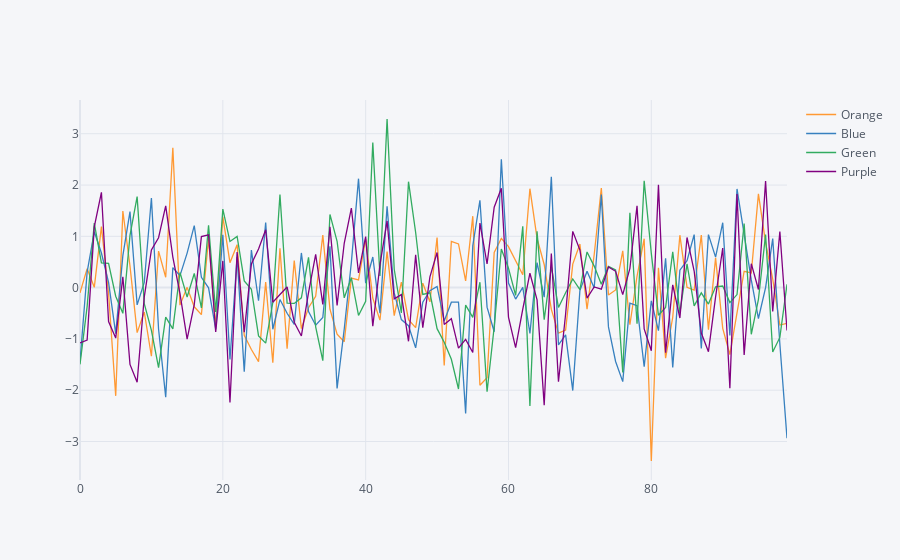

The notebook cell saved with this chart:
### Code cell
import plotly
import cufflinks as cf
import pandas as pd
import numpy as np

#Enabling the offline mode for interactive plotting locally
from plotly.offline import download_plotlyjs,init_notebook_mode,plot,iplot
init_notebook_mode(connected=True)
cf.go_offline()

#To display the plots
%matplotlib inline

df = pd.DataFrame(np.random.randn(100, 4), columns ='Orange Blue Green Purple'.split())
  
df2 = pd.DataFrame({'Category':['A', 'B', 'C'], 'Values':[32, 43, 50]})

df.iplot()   #plotly function
